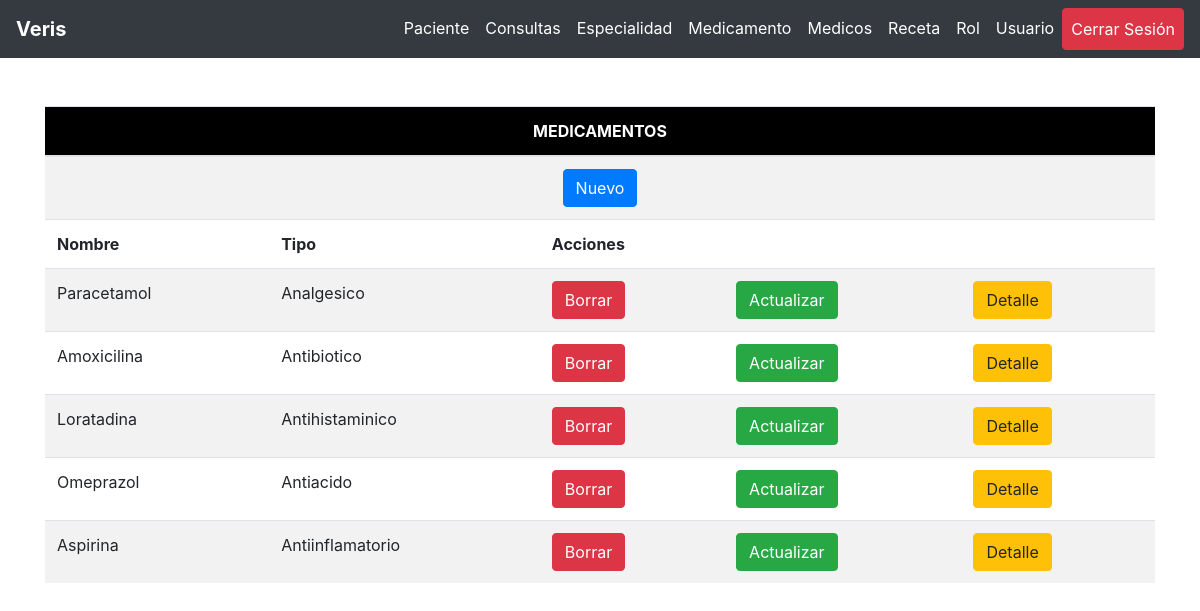
Page /dashboard.php?list=medicamento (signed in) on the committed database.
### tables this page shows
CREATE TABLE `medicamentos` (
  `IdMedicamento` int(11) NOT NULL,
  `Nombre` varchar(50) NOT NULL,
  `Tipo` varchar(50) NOT NULL
);

### www/class/class.medicamento.php (the view, shortened to what this page needs)
<?php
class Medicamento
{
	private $con;
	function __construct($cn)
	{
		$this->con = $cn;
	}
	public function get_list($rol)
	{
		$d_new = "newmedicamento/0";
		$d_new_final = base64_encode($d_new);
		$html = '
		<div class="container">
    <div class="tab" role="tabpanel">
                    <div class="table-responsive">
											<table class="table table-striped mb-0">
											<thead style="background-color: black;">
												<th colspan="8" class="text-center" style="color: white;">MEDICAMENTOS</th>
											</thead>
											<tr>
											<th colspan="8" class="text-center"><a class="btn btn-primary " href="dashboard.php?d=' . $d_new_final . '" class="align-middle">Nuevo</a></th>
											</tr>
											<tr>
												<th>Nombre</th>
												<th>Tipo</th>
												<th colspan="3">Acciones</th>
											</tr>';
		$sql = "SELECT *  FROM medicamentos;";
		$res = $this->con->query($sql);
		while ($row = $res->fetch_assoc()) {
			$d_del = "delmedicamento/" . $row['IdMedicamento'];
			$d_del_final = base64_encode($d_del);
			$d_act = "actmedicamento/" . $row['IdMedicamento'];
			$d_act_final = base64_encode($d_act);
			$d_det = "detmedicamento/" . $row['IdMedicamento'];
			$d_det_final = base64_encode($d_det);
			$html .= '
				<tr>
					<td>' . $row['Nombre'] . '</td>
					<td>' . $row['Tipo'] . '</td>';
					if($rol == 1){
						$html .= '
					<td><a class="btn btn-danger " href="dashboard.php?d=' . $d_del_final . '">Borrar</a></td>
					<td><a class="btn btn-success " href="dashboard.php?d=' . $d_act_final . '">Actualizar</a></td>
					<td><a class="btn btn-warning" href="dashboard.php?d=' . $d_det_final . '">Detalle</a></td>';
					}elseif($rol == 2){
						$html .= '
						<td><a class="btn btn-success " href="dashboard.php?d=' . $d_act_final . '">Actualizar</a></td>
						<td><a class="btn btn-warning" href="dashboard.php?d=' . $d_det_final . '">Detalle</a></td>';
					}elseif($rol == 3){
						$html .= '
						<td><a class="btn btn-warning" href="dashboard.php?d=' . $d_det_final . '">Detalle</a></td>';
					}elseif($rol == 4){
						$html .= '';
					}else{
						$html .= '';
					}
					$html .='</tr>';
			}
			$html .= '
			</table>
	</div>
	</div>';
			return $html;
	}
}

### rows in the picture
medicamentos: Nombre "Paracetamol", Tipo "Analgesico"
medicamentos: Nombre "Amoxicilina", Tipo "Antibiotico"
medicamentos: Nombre "Loratadina", Tipo "Antihistaminico"
medicamentos: Nombre "Omeprazol", Tipo "Antiacido"
medicamentos: Nombre "Aspirina", Tipo "Antiinflamatorio"
